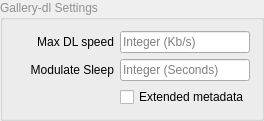
              <widget class="QGroupBox" name="grpbox_settings_3">
               <property name="sizePolicy">
                <sizepolicy hsizetype="Minimum" vsizetype="Maximum">
                 <horstretch>0</horstretch>
                 <verstretch>0</verstretch>
                </sizepolicy>
               </property>
               <property name="palette">
                <palette>
                 <active>
                  <colorrole role="WindowText">
                   <brush brushstyle="SolidPattern">
                    <color alpha="255">
                     <red>144</red>
                     <green>144</green>
                     <blue>144</blue>
                    </color>
                   </brush>
                  </colorrole>
                  <colorrole role="Dark">
                   <brush brushstyle="SolidPattern">
                    <color alpha="255">
                     <red>144</red>
                     <green>144</green>
                     <blue>144</blue>
                    </color>
                   </brush>
                  </colorrole>
                  <colorrole role="Text">
                   <brush brushstyle="SolidPattern">
                    <color alpha="255">
                     <red>206</red>
                     <green>206</green>
                     <blue>206</blue>
                    </color>
                   </brush>
                  </colorrole>
                  <colorrole role="ButtonText">
                   <brush brushstyle="SolidPattern">
                    <color alpha="255">
                     <red>0</red>
                     <green>0</green>
                     <blue>0</blue>
                    </color>
                   </brush>
                  </colorrole>
                  <colorrole role="PlaceholderText">
                   <brush brushstyle="NoBrush">
                    <color alpha="128">
                     <red>206</red>
                     <green>206</green>
                     <blue>206</blue>
                    </color>
                   </brush>
                  </colorrole>
                 </active>
                 <inactive>
                  <colorrole role="WindowText">
                   <brush brushstyle="SolidPattern">
                    <color alpha="255">
                     <red>144</red>
                     <green>144</green>
                     <blue>144</blue>
                    </color>
                   </brush>
                  </colorrole>
                  <colorrole role="Dark">
                   <brush brushstyle="SolidPattern">
                    <color alpha="255">
                     <red>144</red>
                     <green>144</green>
                     <blue>144</blue>
                    </color>
                   </brush>
                  </colorrole>
                  <colorrole role="Text">
                   <brush brushstyle="SolidPattern">
                    <color alpha="255">
                     <red>206</red>
                     <green>206</green>
                     <blue>206</blue>
                    </color>
                   </brush>
                  </colorrole>
                  <colorrole role="ButtonText">
                   <brush brushstyle="SolidPattern">
                    <color alpha="255">
                     <red>0</red>
                     <green>0</green>
                     <blue>0</blue>
                    </color>
                   </brush>
                  </colorrole>
                  <colorrole role="PlaceholderText">
                   <brush brushstyle="NoBrush">
                    <color alpha="128">
                     <red>206</red>
                     <green>206</green>
                     <blue>206</blue>
                    </color>
                   </brush>
                  </colorrole>
                 </inactive>
                 <disabled>
                  <colorrole role="WindowText">
                   <brush brushstyle="SolidPattern">
                    <color alpha="255">
                     <red>144</red>
                     <green>144</green>
                     <blue>144</blue>
                    </color>
                   </brush>
                  </colorrole>
                  <colorrole role="Dark">
                   <brush brushstyle="SolidPattern">
                    <color alpha="255">
                     <red>144</red>
                     <green>144</green>
                     <blue>144</blue>
                    </color>
                   </brush>
                  </colorrole>
                  <colorrole role="Text">
                   <brush brushstyle="SolidPattern">
                    <color alpha="255">
                     <red>144</red>
                     <green>144</green>
                     <blue>144</blue>
                    </color>
                   </brush>
                  </colorrole>
                  <colorrole role="ButtonText">
                   <brush brushstyle="SolidPattern">
                    <color alpha="255">
                     <red>144</red>
                     <green>144</green>
                     <blue>144</blue>
                    </color>
                   </brush>
                  </colorrole>
                  <colorrole role="PlaceholderText">
                   <brush brushstyle="NoBrush">
                    <color alpha="128">
                     <red>206</red>
                     <green>206</green>
                     <blue>206</blue>
                    </color>
                   </brush>
                  </colorrole>
                 </disabled>
                </palette>
               </property>
               <property name="layoutDirection">
                <enum>Qt::LayoutDirection::LeftToRight</enum>
               </property>
               <property name="title">
                <string notr="true">Gallery-dl Settings</string>
               </property>
               <property name="flat">
                <bool>true</bool>
               </property>
               <layout class="QFormLayout" name="formLayout">
                <property name="labelAlignment">
                 <set>Qt::AlignmentFlag::AlignRight|Qt::AlignmentFlag::AlignTrailing|Qt::AlignmentFlag::AlignVCenter</set>
                </property>
                <item row="0" column="0">
                 <widget class="QLabel" name="lbl_maximumruns_2">
                  <property name="minimumSize">
                   <size>
                    <width>100</width>
                    <height>0</height>
                   </size>
                  </property>
                  <property name="palette">
                   <palette>
                    <active>
                     <colorrole role="WindowText">
                      <brush brushstyle="SolidPattern">
                       <color alpha="255">
                        <red>0</red>
                        <green>0</green>
                        <blue>0</blue>
                       </color>
                      </brush>
                     </colorrole>
                    </active>
                    <inactive>
                     <colorrole role="WindowText">
                      <brush brushstyle="SolidPattern">
                       <color alpha="255">
                        <red>0</red>
                        <green>0</green>
                        <blue>0</blue>
                       </color>
                      </brush>
                     </colorrole>
                    </inactive>
                    <disabled>
                     <colorrole role="WindowText">
                      <brush brushstyle="SolidPattern">
                       <color alpha="255">
                        <red>144</red>
                        <green>144</green>
                        <blue>144</blue>
                       </color>
                      </brush>
                     </colorrole>
                    </disabled>
                   </palette>
                  </property>
                  <property name="toolTip">
                   <string>Max download speed</string>
                  </property>
                  <property name="text">
                   <string>Max DL speed</string>
                  </property>
                  <property name="alignment">
                   <set>Qt::AlignmentFlag::AlignRight|Qt::AlignmentFlag::AlignTrailing|Qt::AlignmentFlag::AlignVCenter</set>
                  </property>
                 </widget>
                </item>
                <item row="0" column="1">
                 <widget class="QLineEdit" name="cfgui_maxdlspeed">
                  <property name="palette">
                   <palette>
                    <active>
                     <colorrole role="Text">
                      <brush brushstyle="SolidPattern">
                       <color alpha="255">
                        <red>0</red>
                        <green>0</green>
                        <blue>0</blue>
                       </color>
                      </brush>
                     </colorrole>
                     <colorrole role="PlaceholderText">
                      <brush brushstyle="SolidPattern">
                       <color alpha="128">
                        <red>0</red>
                        <green>0</green>
                        <blue>0</blue>
                       </color>
                      </brush>
                     </colorrole>
                    </active>
                    <inactive>
                     <colorrole role="Text">
                      <brush brushstyle="SolidPattern">
                       <color alpha="255">
                        <red>0</red>
                        <green>0</green>
                        <blue>0</blue>
                       </color>
                      </brush>
                     </colorrole>
                     <colorrole role="PlaceholderText">
                      <brush brushstyle="SolidPattern">
                       <color alpha="128">
                        <red>0</red>
                        <green>0</green>
                        <blue>0</blue>
                       </color>
                      </brush>
                     </colorrole>
                    </inactive>
                    <disabled>
                     <colorrole role="Text">
                      <brush brushstyle="SolidPattern">
                       <color alpha="255">
                        <red>144</red>
                        <green>144</green>
                        <blue>144</blue>
                       </color>
                      </brush>
                     </colorrole>
                     <colorrole role="PlaceholderText">
                      <brush brushstyle="SolidPattern">
                       <color alpha="128">
                        <red>206</red>
                        <green>206</green>
                        <blue>206</blue>
                       </color>
                      </brush>
                     </colorrole>
                    </disabled>
                   </palette>
                  </property>
                  <property name="toolTip">
                   <string>Max download speed in kb/s</string>
                  </property>
                  <property name="text">
                   <string/>
                  </property>
                  <property name="readOnly">
                   <bool>false</bool>
                  </property>
                  <property name="placeholderText">
                   <string>Integer (Kb/s)</string>
                  </property>
                  <property name="clearButtonEnabled">
                   <bool>false</bool>
                  </property>
                 </widget>
                </item>
                <item row="1" column="0">
                 <widget class="QLabel" name="lbl_sleepModulate">
                  <property name="minimumSize">
                   <size>
                    <width>100</width>
                    <height>0</height>
                   </size>
                  </property>
                  <property name="palette">
                   <palette>
                    <active>
                     <colorrole role="WindowText">
                      <brush brushstyle="SolidPattern">
                       <color alpha="255">
                        <red>0</red>
                        <green>0</green>
                        <blue>0</blue>
                       </color>
                      </brush>
                     </colorrole>
                    </active>
                    <inactive>
                     <colorrole role="WindowText">
                      <brush brushstyle="SolidPattern">
                       <color alpha="255">
                        <red>0</red>
                        <green>0</green>
                        <blue>0</blue>
                       </color>
                      </brush>
                     </colorrole>
                    </inactive>
                    <disabled>
                     <colorrole role="WindowText">
                      <brush brushstyle="SolidPattern">
                       <color alpha="255">
                        <red>144</red>
                        <green>144</green>
                        <blue>144</blue>
                       </color>
                      </brush>
                     </colorrole>
                    </disabled>
                   </palette>
                  </property>
                  <property name="text">
                   <string>Modulate Sleep</string>
                  </property>
                  <property name="alignment">
                   <set>Qt::AlignmentFlag::AlignRight|Qt::AlignmentFlag::AlignTrailing|Qt::AlignmentFlag::AlignVCenter</set>
                  </property>
                 </widget>
                </item>
                <item row="1" column="1">
                 <widget class="QLineEdit" name="cfgui_sleepmodulate">
                  <property name="palette">
                   <palette>
                    <active>
                     <colorrole role="Text">
                      <brush brushstyle="SolidPattern">
                       <color alpha="255">
                        <red>0</red>
                        <green>0</green>
                        <blue>0</blue>
                       </color>
                      </brush>
                     </colorrole>
                     <colorrole role="PlaceholderText">
                      <brush brushstyle="SolidPattern">
                       <color alpha="128">
                        <red>0</red>
                        <green>0</green>
                        <blue>0</blue>
                       </color>
                      </brush>
                     </colorrole>
                    </active>
                    <inactive>
                     <colorrole role="Text">
                      <brush brushstyle="SolidPattern">
                       <color alpha="255">
                        <red>0</red>
                        <green>0</green>
                        <blue>0</blue>
                       </color>
                      </brush>
                     </colorrole>
                     <colorrole role="PlaceholderText">
                      <brush brushstyle="SolidPattern">
                       <color alpha="128">
                        <red>0</red>
                        <green>0</green>
                        <blue>0</blue>
                       </color>
                      </brush>
                     </colorrole>
                    </inactive>
                    <disabled>
                     <colorrole role="Text">
                      <brush brushstyle="SolidPattern">
                       <color alpha="255">
                        <red>144</red>
                        <green>144</green>
                        <blue>144</blue>
                       </color>
                      </brush>
                     </colorrole>
                     <colorrole role="PlaceholderText">
                      <brush brushstyle="SolidPattern">
                       <color alpha="128">
                        <red>206</red>
                        <green>206</green>
                        <blue>206</blue>
                       </color>
                      </brush>
                     </colorrole>
                    </disabled>
                   </palette>
                  </property>
                  <property name="toolTip">
                   <string>Modulate sleep time between extractor Sleep and (extractor Sleep + ModulateSleep)</string>
                  </property>
                  <property name="text">
                   <string/>
                  </property>
                  <property name="placeholderText">
                   <string>Integer (Seconds)</string>
                  </property>
                 </widget>
                </item>
                <item row="2" column="1">
                 <widget class="QCheckBox" name="cfgui_extendedmetadata">
                  <property name="palette">
                   <palette>
                    <active>
                     <colorrole role="WindowText">
                      <brush brushstyle="SolidPattern">
                       <color alpha="255">
                        <red>0</red>
                        <green>0</green>
                        <blue>0</blue>
                       </color>
                      </brush>
                     </colorrole>
                    </active>
                    <inactive>
                     <colorrole role="WindowText">
                      <brush brushstyle="SolidPattern">
                       <color alpha="255">
                        <red>0</red>
                        <green>0</green>
                        <blue>0</blue>
                       </color>
                      </brush>
                     </colorrole>
                    </inactive>
                    <disabled/>
                   </palette>
                  </property>
                  <property name="toolTip">
                   <string>&lt;html&gt;&lt;head/&gt;&lt;body&gt;&lt;p&gt;Adds to every gallery-dl job configuration:&lt;/p&gt;&lt;p&gt;&amp;quot;http-metadata&amp;quot;&lt;/p&gt;&lt;p&gt;&amp;quot;version-metadata&amp;quot;&lt;/p&gt;&lt;p&gt;&amp;quot;extractor-metadata&amp;quot;&lt;/p&gt;&lt;p&gt;&amp;quot;url-metadata&amp;quot;&lt;/p&gt;&lt;/body&gt;&lt;/html&gt;</string>
                  </property>
                  <property name="text">
                   <string>Extended metadata</string>
                  </property>
                 </widget>
                </item>
               </layout>
              </widget>
